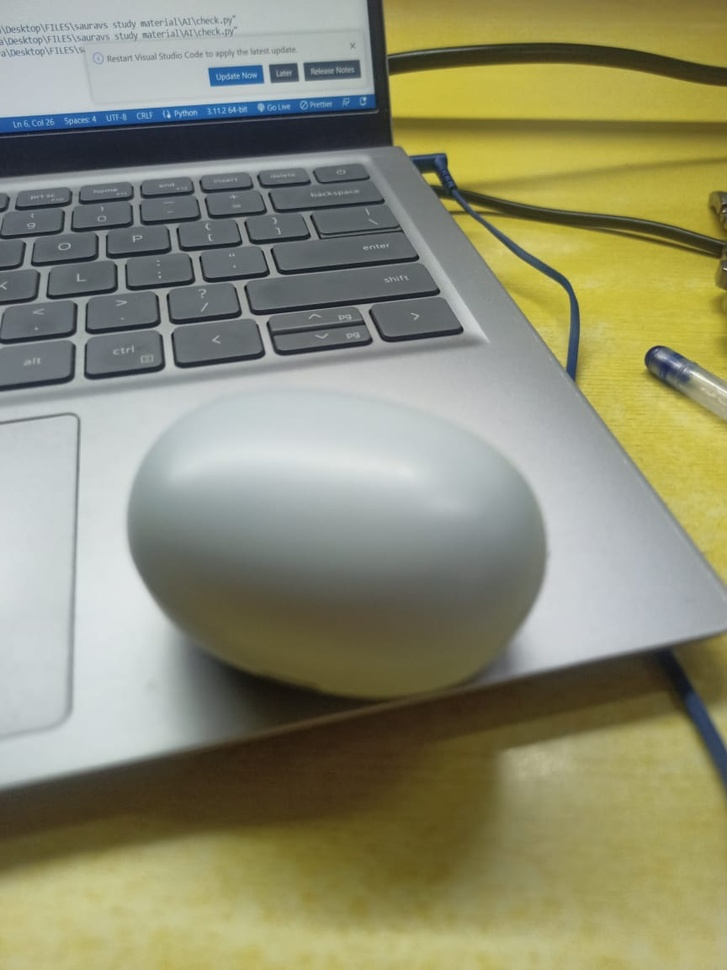
#> input picture img1.jpg, 727 x 970 px, shrunk from 864 x 1152 before the run
$ python imgComp.py
#> lines starting #> are read from the running program, lines starting #| are printed output that depends on the picture; after the words box and inside, x2 and y2 are one past the last pixel; in counts of white or black regions, pixels touching at a corner belong together
import cv2
import numpy as np

# Load the two portrait images
image1 = cv2.imread('img1.jpg')
#> image1 is the input picture: shape (970, 727, 3); mean B, G, R 113.5, 140.9, 141.1
image2 = cv2.imread('img2.jpg')
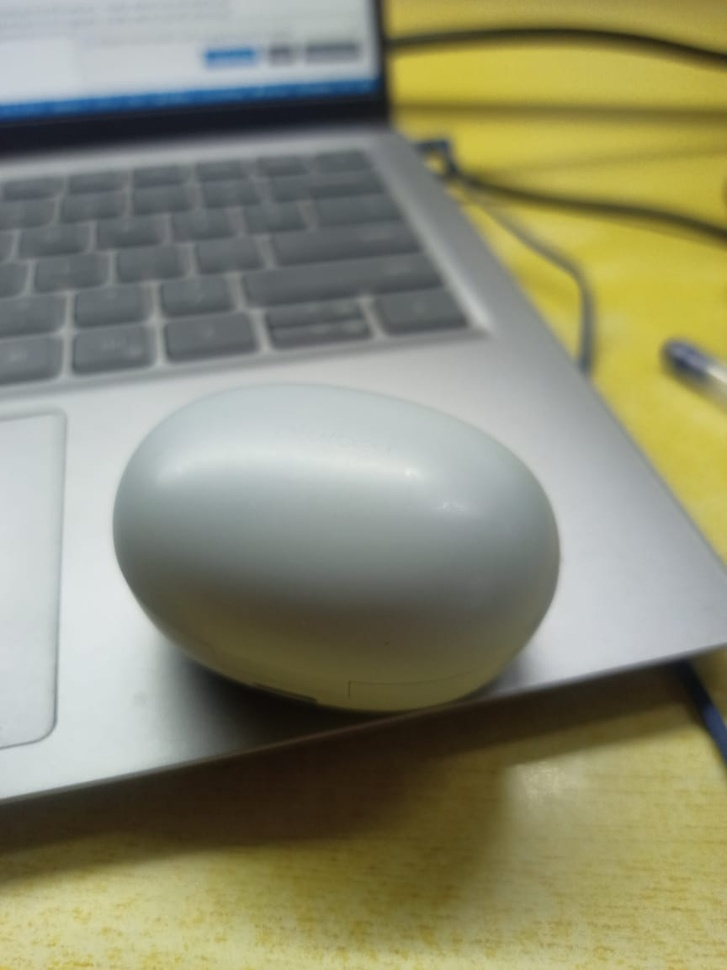
#> input picture img2.jpg, 727 x 970 px, shrunk from 864 x 1152 before the run
#> image2 is the input picture: shape (970, 727, 3); mean B, G, R 112.7, 138.9, 139.1

# Convert the images to grayscale
gray_image1 = cv2.cvtColor(image1, cv2.COLOR_BGR2GRAY)
gray_image2 = cv2.cvtColor(image2, cv2.COLOR_BGR2GRAY)
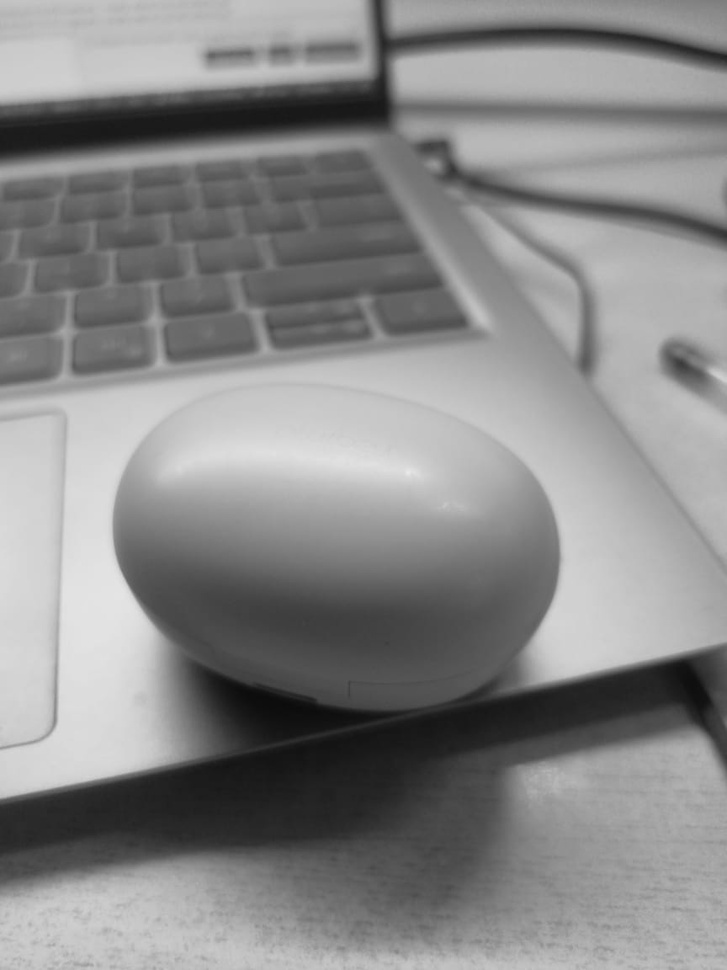
#> gray_image2: shape (970, 727); min 11, max 234, mean 136

# Compute the absolute difference between the two grayscale images
diff = cv2.absdiff(gray_image1, gray_image2)
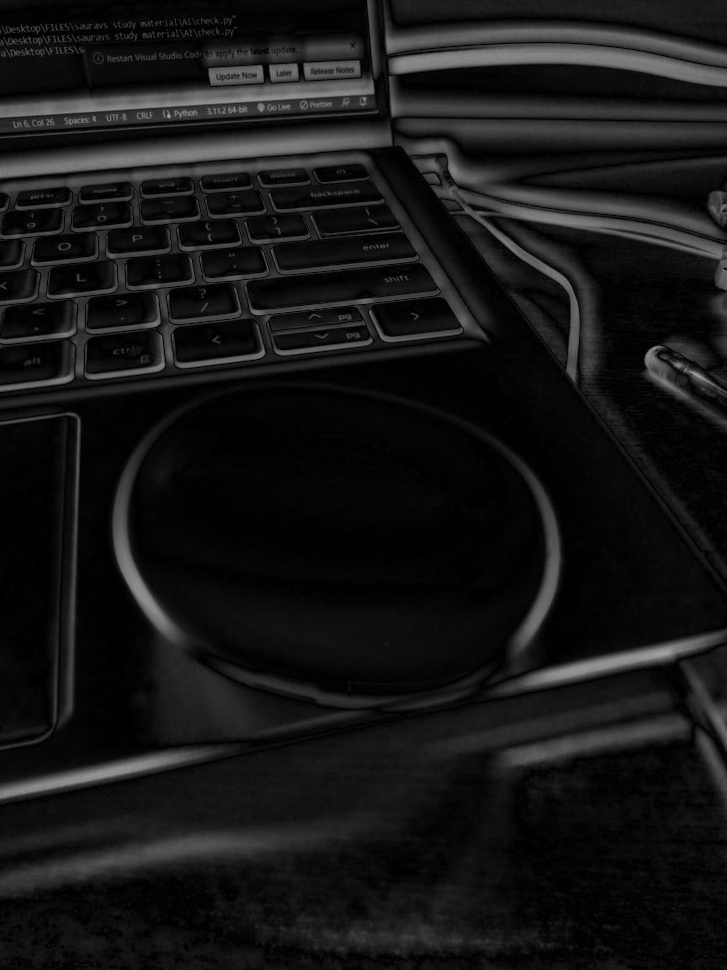
#> diff: shape (970, 727); min 0, max 178, mean 21.9

# Threshold the difference image to highlight the regions with significant differences
threshold = 30  # Adjust this value according to your preference
_, thresholded_diff = cv2.threshold(diff, threshold, 255, cv2.THRESH_BINARY)
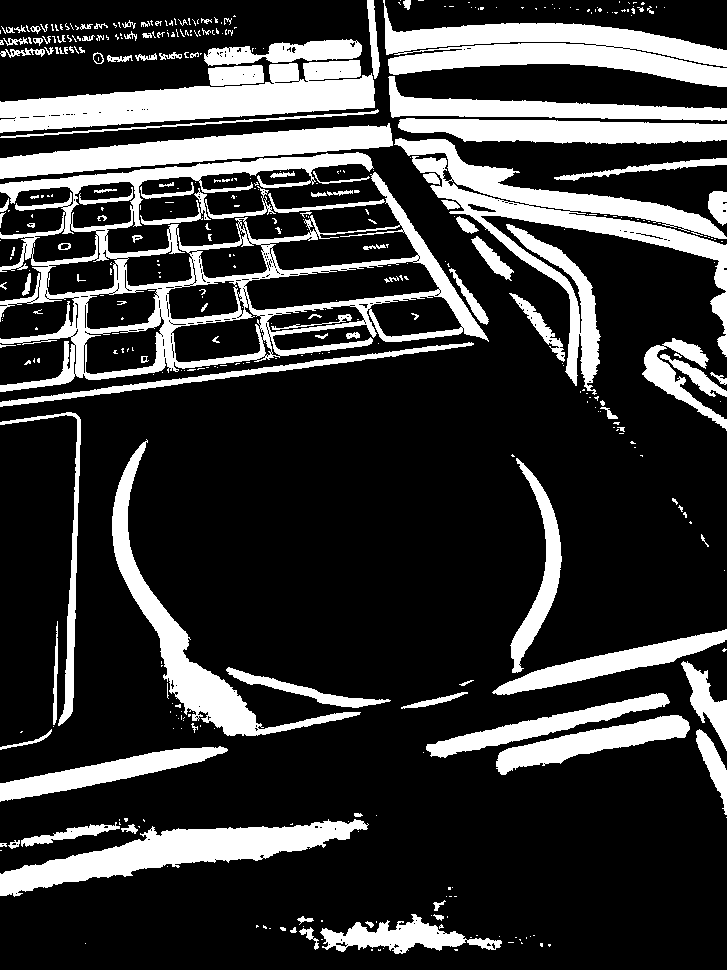
#> thresholded_diff: shape (970, 727); 22.5% white; 438 white regions (311 under 20 px)

# Find contours in the thresholded difference image
contours, _ = cv2.findContours(thresholded_diff, cv2.RETR_EXTERNAL, cv2.CHAIN_APPROX_SIMPLE)
#> contours = 391 contours, 319 with area under 20; largest, box (x1, y1, x2, y2) and area: (0, 152, 489, 392) 56630, (394, 138, 727, 395) 16224, (383, 0, 727, 87) 13244, (0, 60, 375, 133) 12788, (0, 819, 369, 897) 9574

# Draw bounding rectangles around the detected contours
for contour in contours:
    (x, y, w, h) = cv2.boundingRect(contour)
    cv2.rectangle(image1, (x, y), (x + w, y + h), (0, 0, 255), 2)
    cv2.rectangle(image2, (x, y), (x + w, y + h), (0, 0, 255), 2)
#> this loop made 391 passes
#> (x, y, w, h) on passes 2, 4, 5: (378, 949, 3, 2), (383, 948, 1, 1), (548, 944, 3, 3)
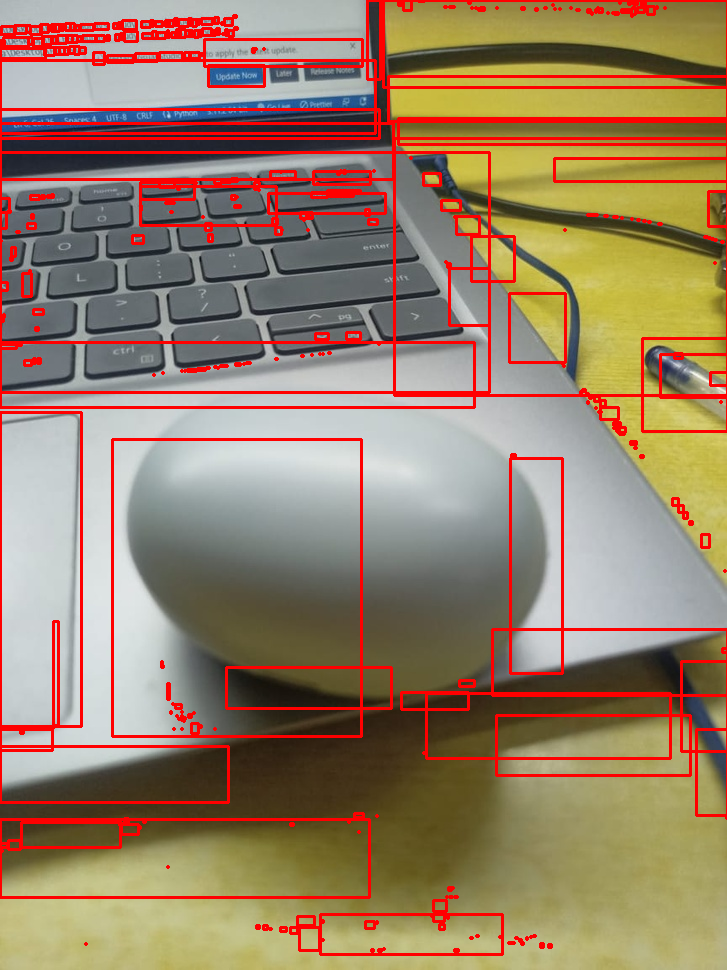
#> image1: shape (970, 727, 3); 9.62% of pixels changed, all inside (x1, y1, x2, y2) = (0, 0, 727, 956)
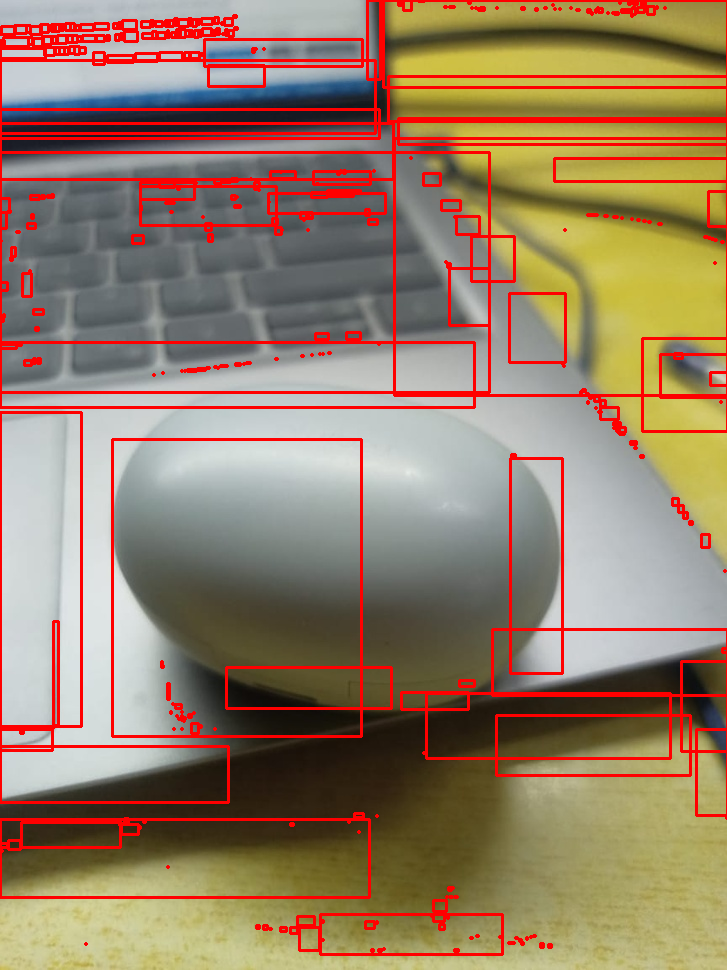
#> image2: shape (970, 727, 3); 9.62% of pixels changed, all inside (x1, y1, x2, y2) = (0, 0, 727, 956)

# Display the images with highlighted differences
cv2.imshow('Image 1', image1)
cv2.imshow('Image 2', image2)
cv2.imshow('Difference', thresholded_diff)
cv2.waitKey(0)
cv2.destroyAllWindows()
